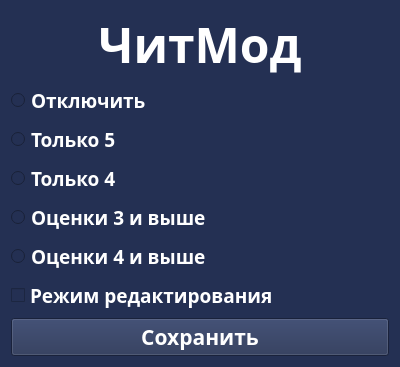
<?xml version="1.0" encoding="UTF-8"?>
<ui version="4.0">
 <class>Form</class>
 <widget class="QWidget" name="Form">
  <property name="geometry">
   <rect>
    <x>0</x>
    <y>0</y>
    <width>400</width>
    <height>356</height>
   </rect>
  </property>
  <property name="font">
   <font>
    <family>Segoe UI Semibold</family>
    <pointsize>14</pointsize>
    <weight>75</weight>
    <bold>true</bold>
   </font>
  </property>
  <property name="windowTitle">
   <string>Настройки</string>
  </property>
  <property name="styleSheet">
   <string notr="true">background-color: rgb(36, 48, 83);
color: rgb(255, 255, 255);</string>
  </property>
  <layout class="QVBoxLayout" name="verticalLayout_2">
   <item>
    <layout class="QVBoxLayout" name="verticalLayout">
     <item>
      <widget class="QLabel" name="main_label">
       <property name="font">
        <font>
         <family>Segoe UI Semibold</family>
         <pointsize>36</pointsize>
         <weight>75</weight>
         <bold>true</bold>
        </font>
       </property>
       <property name="text">
        <string>ЧитМод</string>
       </property>
       <property name="alignment">
        <set>Qt::AlignCenter</set>
       </property>
      </widget>
     </item>
     <item>
      <widget class="QRadioButton" name="cheat_off">
       <property name="font">
        <font>
         <family>Segoe UI Semibold</family>
         <pointsize>14</pointsize>
         <weight>75</weight>
         <bold>true</bold>
        </font>
       </property>
       <property name="text">
        <string>Отключить</string>
       </property>
      </widget>
     </item>
     <item>
      <widget class="QRadioButton" name="only_five">
       <property name="font">
        <font>
         <family>Segoe UI Semibold</family>
         <pointsize>14</pointsize>
         <weight>75</weight>
         <bold>true</bold>
        </font>
       </property>
       <property name="layoutDirection">
        <enum>Qt::LeftToRight</enum>
       </property>
       <property name="text">
        <string>Только 5</string>
       </property>
      </widget>
     </item>
     <item>
      <widget class="QRadioButton" name="only_4">
       <property name="font">
        <font>
         <family>Segoe UI Semibold</family>
         <pointsize>14</pointsize>
         <weight>75</weight>
         <bold>true</bold>
        </font>
       </property>
       <property name="layoutDirection">
        <enum>Qt::LeftToRight</enum>
       </property>
       <property name="text">
        <string>Только 4</string>
       </property>
      </widget>
     </item>
     <item>
      <widget class="QRadioButton" name="three_and_more">
       <property name="font">
        <font>
         <family>Segoe UI Semibold</family>
         <pointsize>14</pointsize>
         <weight>75</weight>
         <bold>true</bold>
        </font>
       </property>
       <property name="layoutDirection">
        <enum>Qt::LeftToRight</enum>
       </property>
       <property name="text">
        <string>Оценки 3 и выше</string>
       </property>
      </widget>
     </item>
     <item>
      <widget class="QRadioButton" name="four_and_more">
       <property name="font">
        <font>
         <family>Segoe UI Semibold</family>
         <pointsize>14</pointsize>
         <weight>75</weight>
         <bold>true</bold>
        </font>
       </property>
       <property name="layoutDirection">
        <enum>Qt::LeftToRight</enum>
       </property>
       <property name="text">
        <string>Оценки 4 и выше</string>
       </property>
      </widget>
     </item>
     <item>
      <widget class="QCheckBox" name="edit_mode">
       <property name="font">
        <font>
         <family>Segoe UI Semibold</family>
         <pointsize>14</pointsize>
         <weight>75</weight>
         <bold>true</bold>
        </font>
       </property>
       <property name="text">
        <string>Режим редактирования</string>
       </property>
      </widget>
     </item>
     <item>
      <widget class="QPushButton" name="save_button">
       <property name="font">
        <font>
         <family>Segoe UI Semibold</family>
         <pointsize>16</pointsize>
         <weight>75</weight>
         <bold>true</bold>
        </font>
       </property>
       <property name="text">
        <string>Сохранить</string>
       </property>
      </widget>
     </item>
    </layout>
   </item>
  </layout>
 </widget>
 <resources/>
 <connections/>
</ui>
